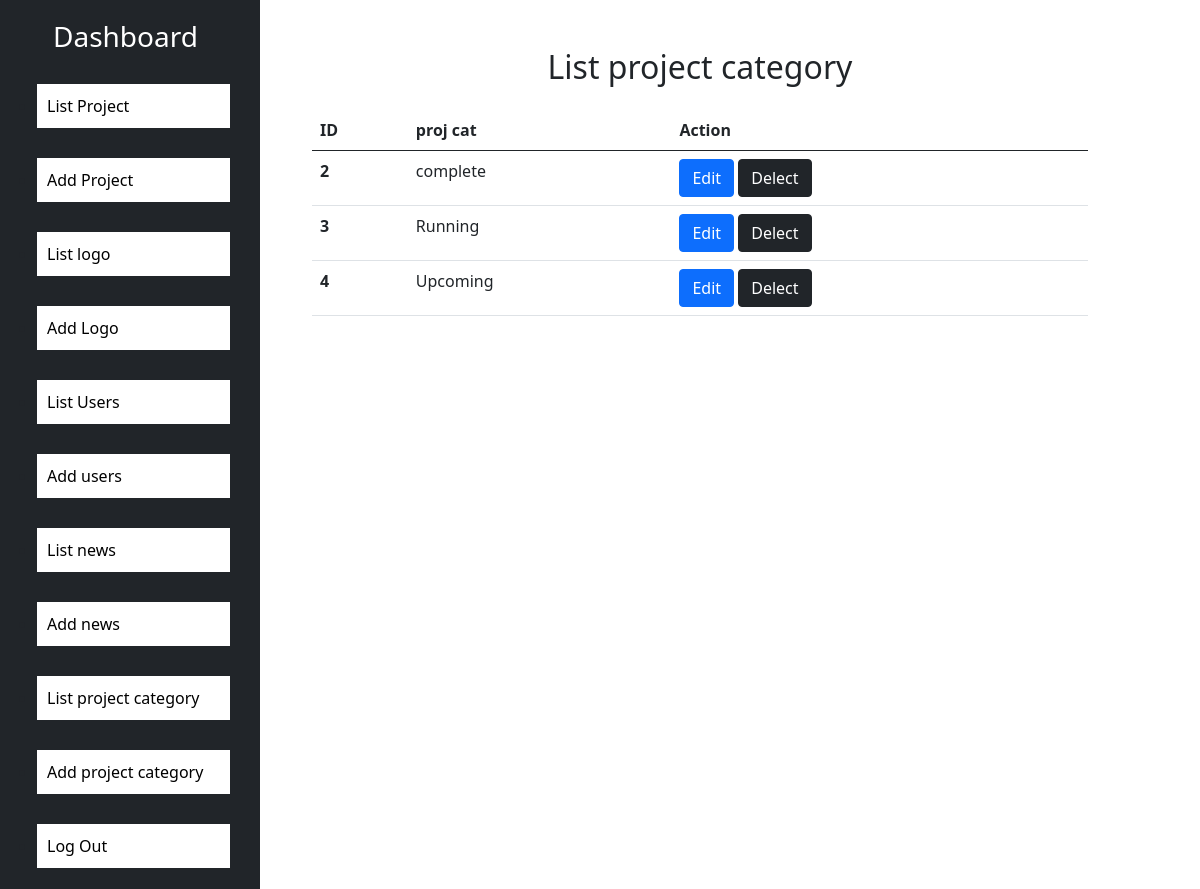
/dashboard/listcatpro.php, run on the app's committed database.
### tables this page shows
CREATE TABLE `procate` (
  `proid` int(11) NOT NULL,
  `procatename` varchar(60) NOT NULL
);

### dashboard/listcatpro.php (the view, shortened to what this page needs)
<!DOCTYPE html>
<html lang="en">
<head>
    <?php include('css.php');
    include('conf.php');
        ?>
</head>
<body>
    <div class="container-fluid ">
        <div class="row p-0">
            <div class="col-md-3 p-0">
                <?php include('sidebar.php'); ?>
            </div>
            <div class="col-md-8 mt-5">
                <h2 class="text-center">List project category</h2>
                <table class="table mt-4">
                    <thead>
                        <tr>
                            <th scope="col">ID</th>
                            <th scope="col">proj cat</th>
                            <th scope="col">Action</th>
                        </tr>
                    </thead>
                    <tbody>
                        <?php
                        $sql = 'select * from procate';
                       $result =  mysqli_query($con,$sql);
                       if(mysqli_num_rows($result)){
                        while($row = mysqli_fetch_assoc($result)){
                            ?><tr>
                            <th scope='row'><?php echo $row['proid']; ?></th>
                            <td><?php echo $row['procatename'] ?></td>
                            <td>
                            <a href="editprocat.php?id=<?php echo  $row['proid'] ?>" class='btn btn-primary'>Edit</a>
                            <a href="delectprocat.php?id=<?php echo  $row['proid'] ?>"class='btn btn-dark'>Delect</a>
                            </td>
                        </tr>
                            <?php
                        }
                       }
                        ?>
                    </tbody>
                </table>
            </div>
        </div>
    </div>
</body>
</html>

### data on the page
procate: proid "2", procatename "complete"
procate: proid "3", procatename "Running"
procate: proid "4", procatename "Upcoming"
